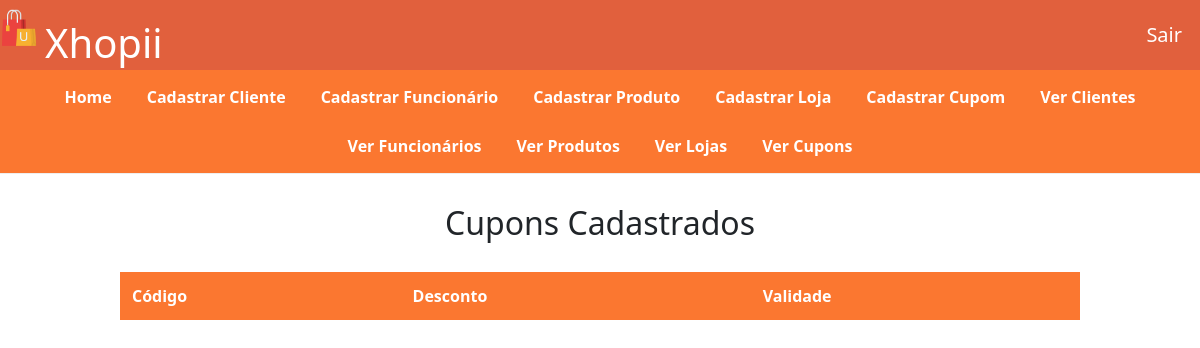
Page /view/visu_cupom.php on the earlier database version.
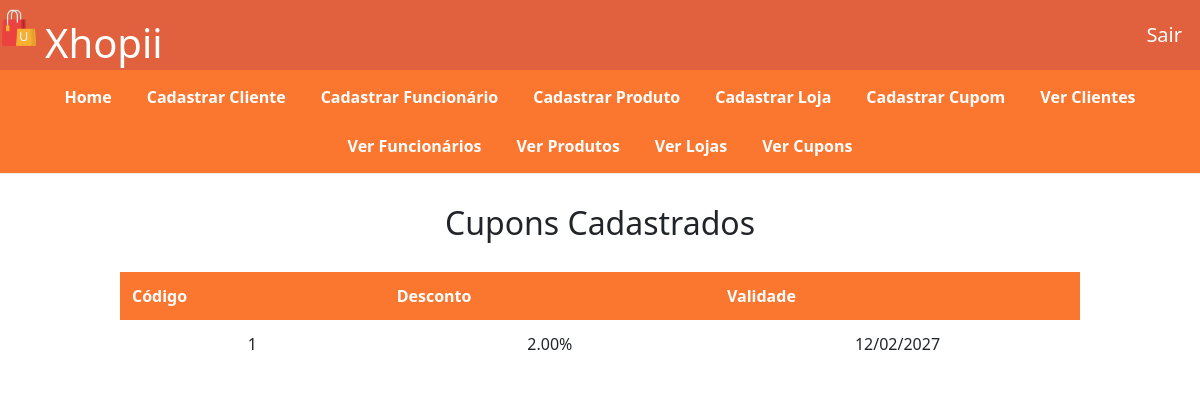
Same page on the later database version.
### tables this page shows
CREATE TABLE `cupom` (
  `id` int(11) NOT NULL,
  `codigo` varchar(50) NOT NULL,
  `desconto` decimal(10,2) NOT NULL,
  `validade` date NOT NULL
);

### model/BancoDeDados.php (called while the page is built, shortened)
<?php
class BancoDeDados{
    private $host;
    private $login;
    private $senha;
    private $dataBase;
    public function __construct($Host, $Login, $Senha, $DataBase){
        $this->host = $Host;
        $this->login = $Login;
        $this->senha = $Senha;
        $this->dataBase = $DataBase;
    }
    public function conectarBD(){
        $conexao = mysqli_connect($this->host,$this->login,$this->senha,$this->dataBase);
        mysqli_set_charset($conexao, "utf8mb4");
        return($conexao);
    }
    public function retornarCupons(){
    $conexao = $this->conectarBD();
    $consulta = "SELECT * FROM cupom";
    return mysqli_query($conexao, $consulta);
    }
    }
    ?>

### controller/Controlador.php (called while the page is built, shortened)
<?php
require_once __DIR__ . "/../model/BancoDeDados.php";
class Controlador {
    private $bancoDeDados;
    function __construct() {
        $this->bancoDeDados = new BancoDeDados("localhost", "root", "", "xhopii");
    }
    public function retornarCupons(){
        return $this->bancoDeDados->retornarCupons();
    }
}
?>

### view/visu_cupom.php (the view, shortened to what this page needs)
<?php
require_once "../controller/Controlador.php";
$controlador = new Controlador();
$listaCupons = $controlador->retornarCupons();
?>
<!DOCTYPE html>
<html lang="pt-BR">
<head>
    <link rel="stylesheet" href="../css/visu_cupom.css">
    <link rel="stylesheet" href="https://cdn.jsdelivr.net/npm/bootstrap@5.3.0/dist/css/bootstrap.min.css">
</head>
<body>
<header>
        <section class="cabecalho-xhopii">
            <section class="cabecalho-xhopii-logo">
                <img src="../img/logo.png">
                <h1>Xhopii</h1>
            </section>
            <section class="cabecalho-xhopii-sair">
                <a href="login.php">Sair</a>
            </section>
        </section>
        <section class="cabecalho-menu">
           <nav>
    <a href="home.php">Home</a>
    <a href="cad_cliente.php">Cadastrar Cliente</a>
    <a href="cad_funcionario.php">Cadastrar Funcionário</a>
    <a href="cadastrar_produto.php">Cadastrar Produto</a>
    <a href="cad_loja.php">Cadastrar Loja</a>
    <a href="cad_cupom.php">Cadastrar Cupom</a>
    <a href="visu_clientes.php">Ver Clientes</a>
    <a href="visu_funcionarios.php">Ver Funcionários</a>
    <a href="visu_produtos.php">Ver Produtos</a>
    <a href="visu_lojas.php">Ver Lojas</a>
    <a href="visu_cupons.php">Ver Cupons</a>
           </nav>
        </section>
    </header>
<main>
    <section class="titulo">
        <h2>Cupons Cadastrados</h2>
    </section>
    <section class="tabela-container">
        <table>
            <tr>
                <th>Código</th>
                <th>Desconto</th>
                <th>Validade</th>
            </tr>
            <?php
            while($cupom = mysqli_fetch_assoc($listaCupons)){
            ?>
            <tr>
                <td><?php echo $cupom['codigo']; ?></td>
                <td><?php echo $cupom['desconto']; ?>%</td>
                <td><?php echo date("d/m/Y", strtotime($cupom['validade'])); ?></td>
            </tr>
            <?php
            }
            ?>
        </table>
    </section>
</main>
</body>
</html>

Differences in the rows shown:
added cupom: codigo "1", desconto "2.00", validade "12/02/2027"
